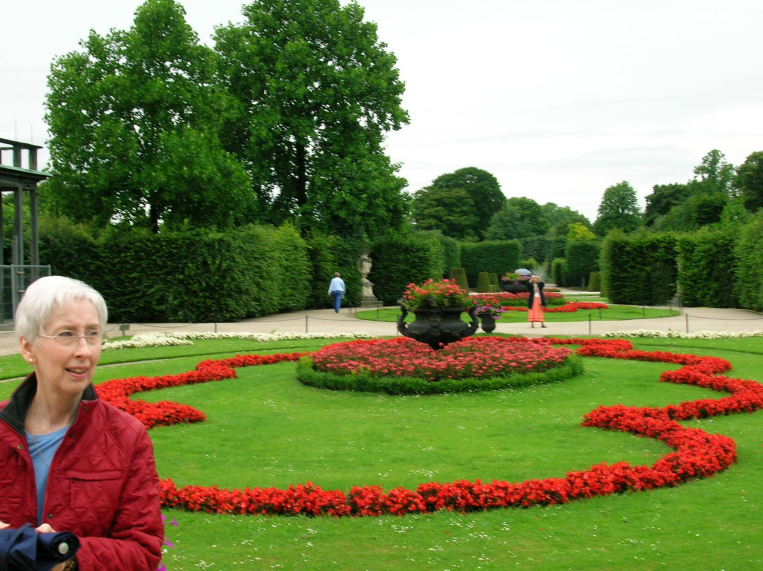
#> input picture popeye/web_server/listing_exec_app/lib/default_code/ch_13/input_images/Vienna.jpg, 2288 x 1712 px (shown at 1/3 size)
$ python Listing_13_2.py
#> lines starting #> are read from the running program, lines starting #| are printed output that depends on the picture; after the words box and inside, x2 and y2 are one past the last pixel; in counts of white or black regions, pixels touching at a corner belong together
#> in imread, returned value is the input picture: shape (1712, 2288, 3); mean R, G, B 121.5, 128.8, 81.8
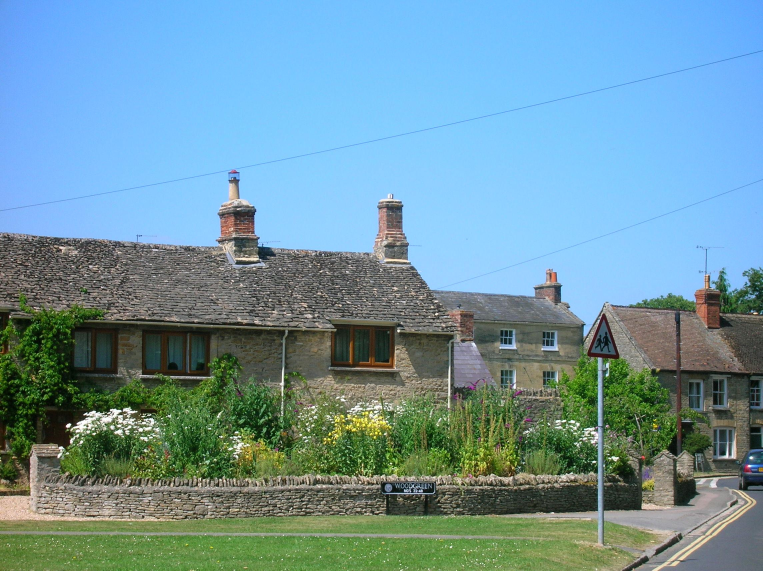
#> input picture popeye/web_server/listing_exec_app/lib/default_code/ch_13/input_images/Witney.jpg, 2288 x 1712 px (shown at 1/3 size)
#> in imread, returned value is the input picture: shape (1712, 2288, 3); mean R, G, B 111.1, 148.8, 160.5
### popeye/web_server/listing_exec_app/lib/image_manipulation.py
import sys
import os.path
sys.path.append(os.path.join(os.path.dirname(__file__), '..'))

import matplotlib.pyplot as plt
import matplotlib.image as mpimg
import numpy as np

imagewritten = False

# [44 lines left out: functions image, imread, imwrite, not called in this run]

def isimagewritten():
    return imagewritten

def rgb2gray(pic):
    return np.dot(pic[...,:3], [0.299, 0.587, 0.114])

# [26 lines left out: functions imshow, diagMirror, not called in this run]


def shape(pic, index):
    return pic.shape[index]

### popeye/web_server/listing_exec_app/lib/librarywrappers.py
import sys
import os.path
sys.path.append(os.path.join(os.path.dirname(__file__), '..'))

import numpy as np
import numpy.matlib as npm
from matplotlib.path import Path
import matplotlib.pyplot as plt

def rand(a, b):
    return np.random.rand(a, b)


def cumsum(val):
    return np.cumsum(val)


def sinNP(theta):
    return np.sin(theta)


def cosNP(theta):
    return np.cos(theta)


def arange(start, stop, step):
    return np.arange(start, stop, step)


def linspace(start, end, num):
    return np.linspace(start, end, num)


def meshgrid(*xi, **kwargs):
    return np.meshgrid(*xi, **kwargs)


def sqrt(num):
    return np.sqrt(num)


def real(num):
    return np.real(num)


def imag(num):
    return np.imag(num)


def empty(shape, dtype=float, order='C'):
    return np.empty(shape, dtype, order)


def repmat(a, m, n):
    return npm.repmat(a, m, n)


def logical_and(x1, x2):
    return np.logical_and(x1, x2)


def greater(x1, x2):
    return np.greater(x1, x2)


def npcopyto(src, dst):
    return np.copyto(src, dst)


def size(array, dim):
    return array.shape[dim]


def astype(array, dtype):
    return array.astype(dtype)


def nparray(object):
    return np.array(object)


def nptranspose(object):
    return np.transpose(object)


def npdot(a, b):
    return np.dot(a, b)


def concatenate(array, axis=0):
    return np.concatenate(array, axis)


def pathmoveto():
    return Path.MOVETO


def pathlineto():
    return Path.LINETO


def pathclosepoly():
    return Path.CLOSEPOLY


def pathpatch(patches, path, color, linewidth):
    return patches.PathPatch(path, facecolor=str(color), lw=linewidth)


def plthold(isHold):
    plt.hold(isHold)


def pltshow():
    plt.show()


def pltaxis(axis):
    plt.axis(axis)


def npmod(a, b):
    return np.mod(a, b)


def nppi():
    return np.pi

def getcurrentfigure():
    return plt.gcf()

### popeye/web_server/listing_exec_app/lib/default_code/ch_13/Listing_13_2.py
import sys
import os.path
sys.path.append(os.path.join(os.path.dirname(__file__), '../../..'))

# Imports
from lib.image_manipulation import *
from lib.plot import *
from lib.librarywrappers import *
# Endports

# Listing 13.02 Replacing the gray sky
# Begin
input_path = 'input_images/'
v = imread(input_path + 'Vienna.jpg');
w = imread(input_path + 'Witney.jpg');
imshow(v)
imshow(w)

# thres = 160;
# array thres has size of image and all elements are value of threshold
thres = nparray(160);
thres = repmat(thres, v.shape[0], v.shape[1])
layer = logical_and(logical_and(greater(v[:,:,0], thres), \
            greater(v[:,:,1], thres)), greater(v[:,:,2], thres))
#> in greater, `return np.greater(x1, x2)`:
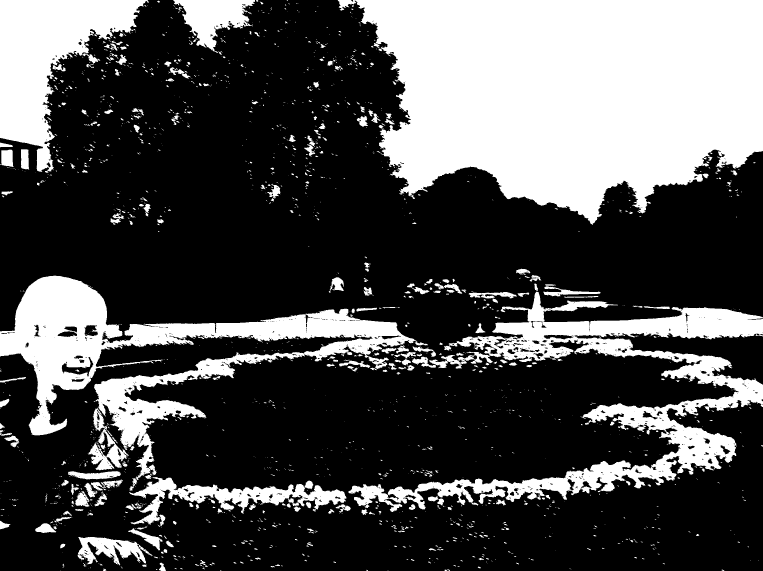
#> returned value: shape (1712, 2288) bool (shown at 1/3 size); 31% white; 1988 white regions (1497 under 20 px), largest, box (x1, y1, x2, y2) and area: (1013, 0, 2288, 674) 625072, (0, 827, 1283, 1472) 183236, (1045, 875, 2288, 1536) 174656
#> in greater (call 2), `return np.greater(x1, x2)`:
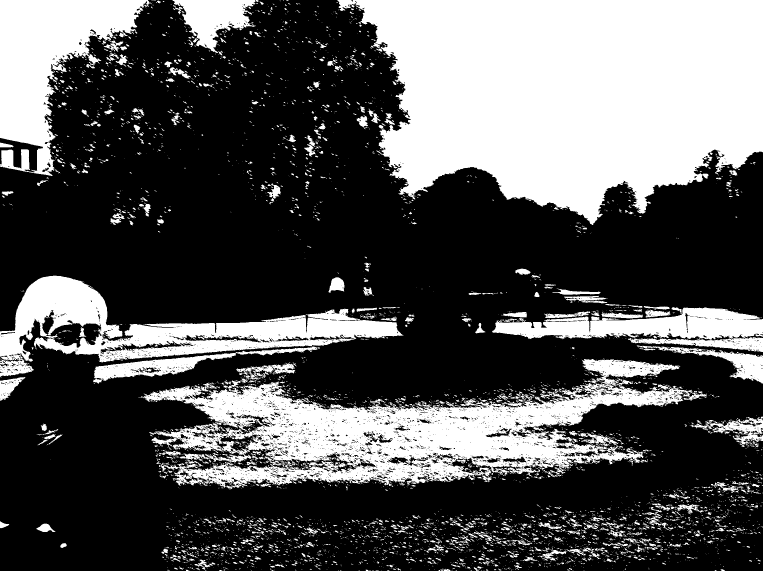
#> returned value: shape (1712, 2288) bool (shown at 1/3 size); 33.9% white; 5727 white regions (4657 under 20 px), largest, box (x1, y1, x2, y2) and area: (1012, 0, 2288, 675) 628443, (421, 1077, 2121, 1470) 258019, (0, 827, 1211, 1132) 115914
#> in logical_and, `return np.logical_and(x1, x2)`:
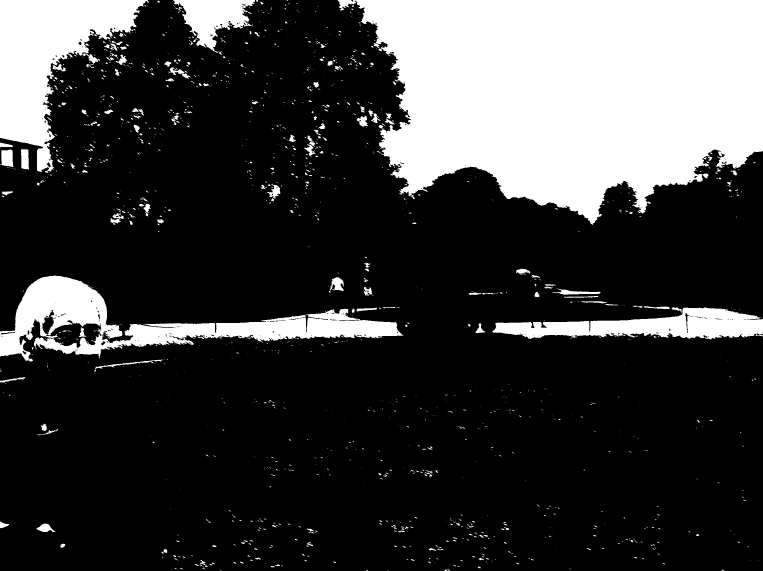
#> returned value: shape (1712, 2288) bool (shown at 1/3 size); 23.5% white; 1522 white regions (1186 under 20 px), largest, box (x1, y1, x2, y2) and area: (1013, 0, 2288, 674) 625062, (0, 0, 447, 516) 100987, (0, 827, 1211, 1085) 92833
#> in greater (call 3), `return np.greater(x1, x2)`:
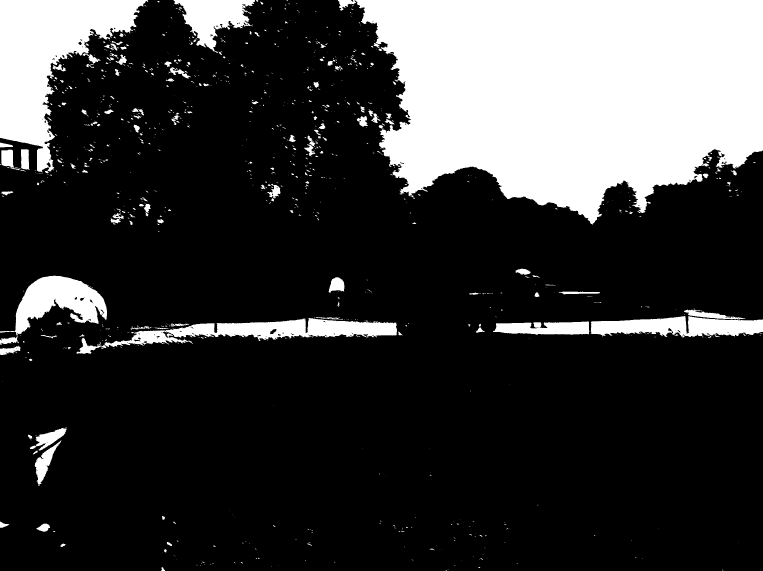
#> returned value: shape (1712, 2288) bool (shown at 1/3 size); 22.4% white; 1052 white regions (802 under 20 px), largest, box (x1, y1, x2, y2) and area: (1014, 0, 2288, 674) 623767, (0, 0, 445, 517) 100917, (304, 954, 1191, 1044) 32306
#> in logical_and (call 2), `return np.logical_and(x1, x2)`:
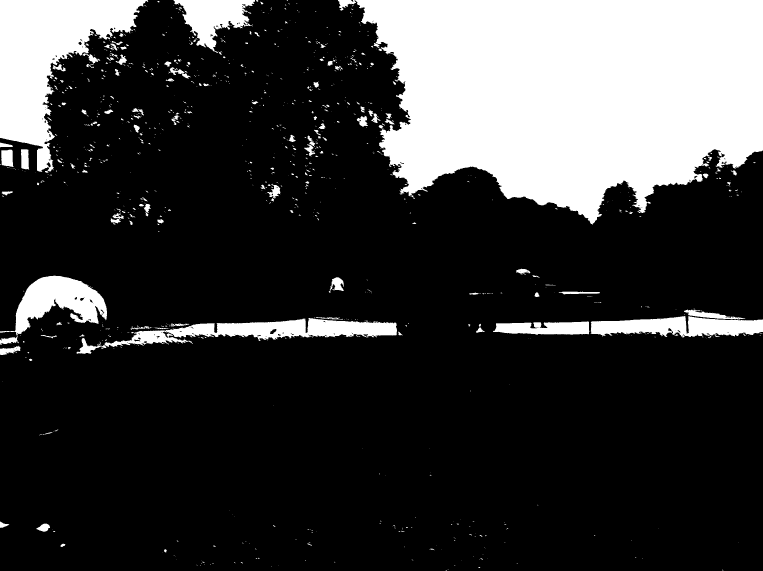
#> returned value: shape (1712, 2288) bool (shown at 1/3 size); 22.1% white; 1040 white regions (804 under 20 px), largest, box (x1, y1, x2, y2) and area: (1014, 0, 2288, 674) 623728, (0, 0, 445, 516) 100199, (304, 954, 1191, 1044) 32306
            # R channel > thres & G channel > thres & B channel > thres

# Create mask
mask = empty((size(v, 0), size(v, 1), size(v, 2)));
mask = astype(mask, bool)
# copy layer(places to mask) to each RGB channel of mask, in this case all
# channels are identical
npcopyto(mask[:,:,0],layer)
npcopyto(mask[:,:,1],layer)
npcopyto(mask[:,:,2],layer)
mask[699:size(v, 0)-1,:,:] = False;
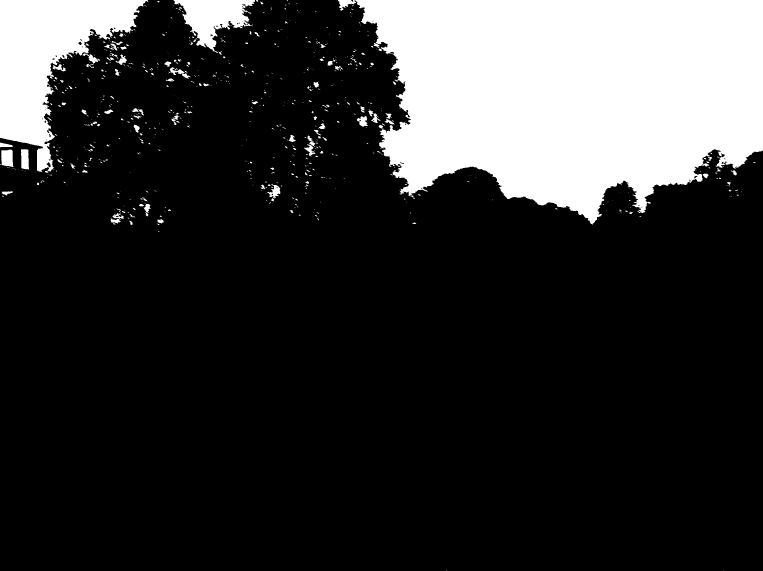
#> mask: shape (1712, 2288, 3) bool (shown at 1/3 size); 19.5% white; 742 white regions (549 under 20 px), largest, box (x1, y1, x2, y2) and area: (1014, 0, 2288, 674) 623728, (0, 0, 445, 516) 100199, (520, 0, 765, 159) 18906
# mask array to boolean type

# Comine image, masked part only
nv = v;
#> (the run stopped early here; a loop or call above may not have finished)
